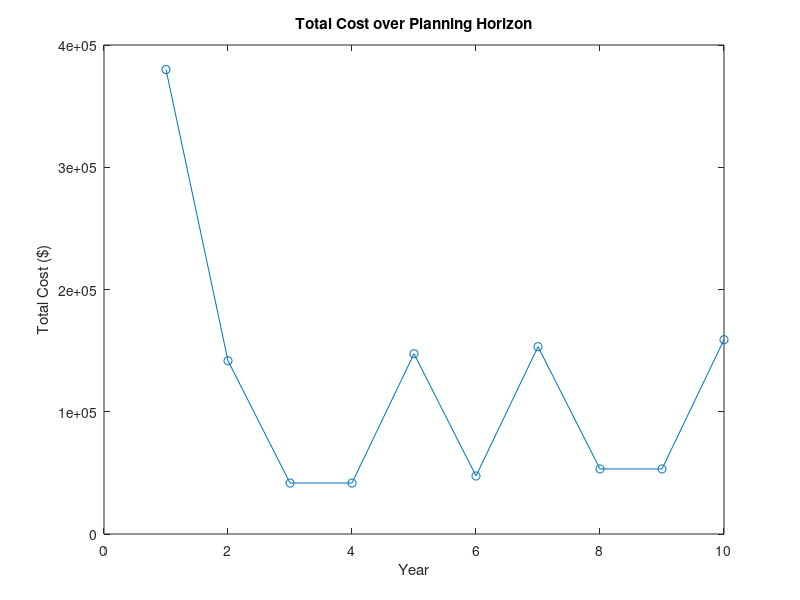
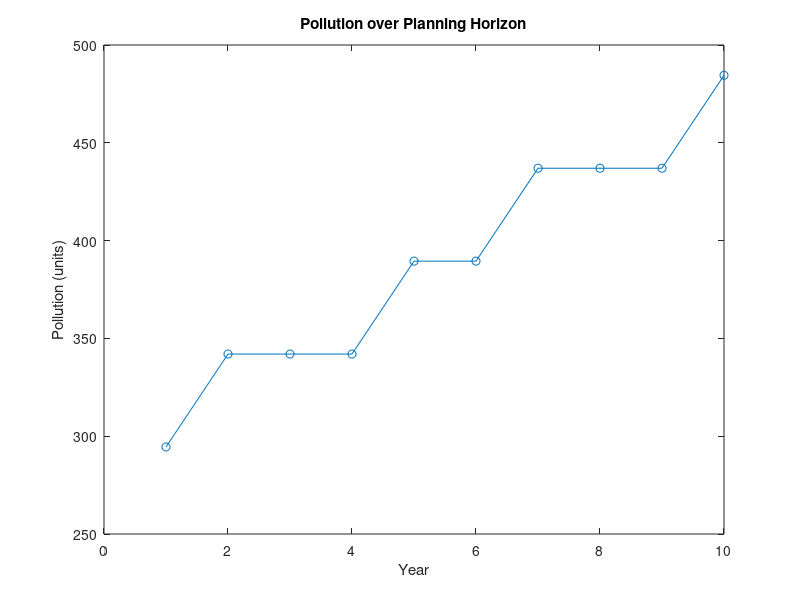
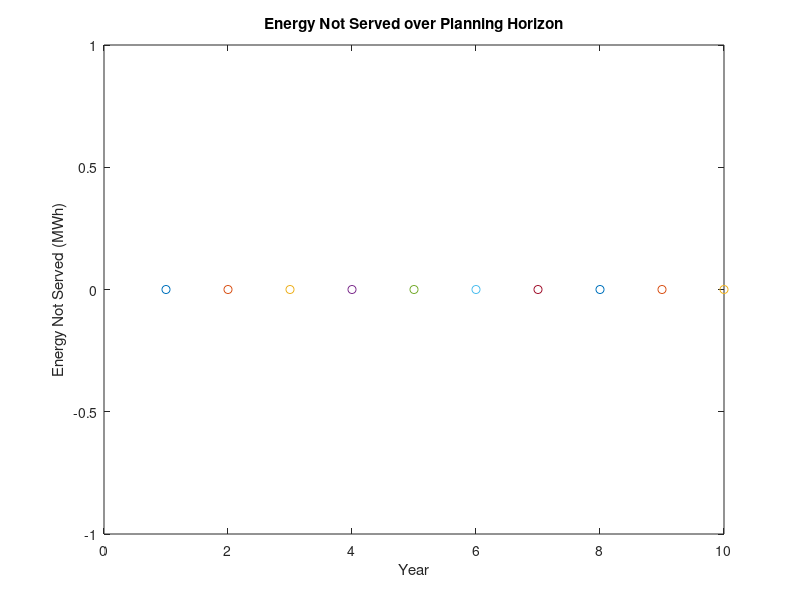

MATLAB code to generate these figures, in order:
clc; clear; close all;

% Generation Expansion Planning Script

% Define Parameters
num_years = 10; % Planning horizon in years
num_plants = 3; % Number of potential new plants
initial_capacity = [100, 150, 200]; % Initial capacity of existing plants (MW)
inv_cost = [1000, 800, 1200]; % Investment cost for new plants ($/MW)
fuel_cost = [50, 60, 45]; % Fuel cost for plants ($/MWh)
o_m_cost = [10, 12, 8]; % Operation & maintenance cost ($/MWh)
pollution_limit = [1000, 800, 1200]; % Pollution limit (units)
demand_growth = 0.05; % Annual demand growth rate
initial_demand = 500; % Initial demand (MW)
pollution_rate = [0.5, 0.7, 0.4]; % Pollution rate per plant (units/MWh)
FOR = [0.05, 0.08, 0.06]; % Forced outage rate
reserve_percentage = 15; % Reserve percentage
LOLP_max = 0.1; % Maximum acceptable LOLP
Cost_ENSt = 1000; % Cost of energy not served (R/MWh)

% Initialize variables
capacity = initial_capacity;
demand = initial_demand;
total_cost = zeros(1, num_years);
pollution = zeros(1, num_years);

% Define constraints
fuel_constraint = 10000; % Maximum fuel usage (units)
fuel_usage = [0.8, 0.9, 0.7]; % Fuel usage (units/MWh)
pollution_types = 1; % Number of pollution types

% Loop over planning horizon
for year = 1:num_years
    % Calculate annual demand
    demand = demand * (1 + demand_growth);
    required_reserve = demand * reserve_percentage / 100;
    available_capacity = sum(capacity) - sum(FOR .* capacity);
    
    % Initialize annual costs
    Cinv = 0;
    Cfuel = 0;
    Co_m = 0;
    CENS = 0;
    
    % Determine if new capacity is needed
    if available_capacity < demand + required_reserve
        % Add new plant (for simplicity, add first plant that meets the criteria)
        for i = 1:num_plants
            if available_capacity + initial_capacity(i) >= demand + required_reserve
                capacity(i) = capacity(i) + initial_capacity(i);
                Cinv = Cinv + inv_cost(i) * initial_capacity(i);
                break;
            end
        end
    end
    
    % Calculate annual costs and pollution
    for i = 1:num_plants
        energy_output = capacity(i) * (1 - FOR(i));
        Cfuel = Cfuel + fuel_cost(i) * energy_output;
        Co_m = Co_m + o_m_cost(i) * capacity(i);
        pollution(year) = pollution(year) + pollution_rate(i) * energy_output;
    end
    
    % Check pollution constraint
    if any(pollution(year) > pollution_limit)
        warning('Pollution limit exceeded in year %d', year);
    end
    
    % Check fuel constraint
    if sum(fuel_usage .* capacity) > fuel_constraint
        warning('Fuel constraint exceeded in year %d', year);
    end
    
    % Calculate ENS and its cost
    if available_capacity < demand
        ENS = demand - available_capacity;
        CENS = Cost_ENSt * ENS;
    else
        ENS = 0;
    end
    
    % Calculate total cost
    Ctotal = Cinv + Cfuel + Co_m + CENS;
    total_cost(year) = Ctotal;
    
    % Display annual results
    fprintf('Year %d: Total Cost = $%.2f, Pollution = %.2f units, ENS = %.2f MWh\n', year, Ctotal, pollution(year), ENS);
end

% Plot results
figure;
plot(1:num_years, total_cost, '-o');
xlabel('Year');
ylabel('Total Cost ($)');
title('Total Cost over Planning Horizon');

figure;
plot(1:num_years, pollution, '-o');
xlabel('Year');
ylabel('Pollution (units)');
title('Pollution over Planning Horizon');

figure;
plot(1:num_years, ENS, '-o');
xlabel('Year');
ylabel('Energy Not Served (MWh)');
title('Energy Not Served over Planning Horizon');